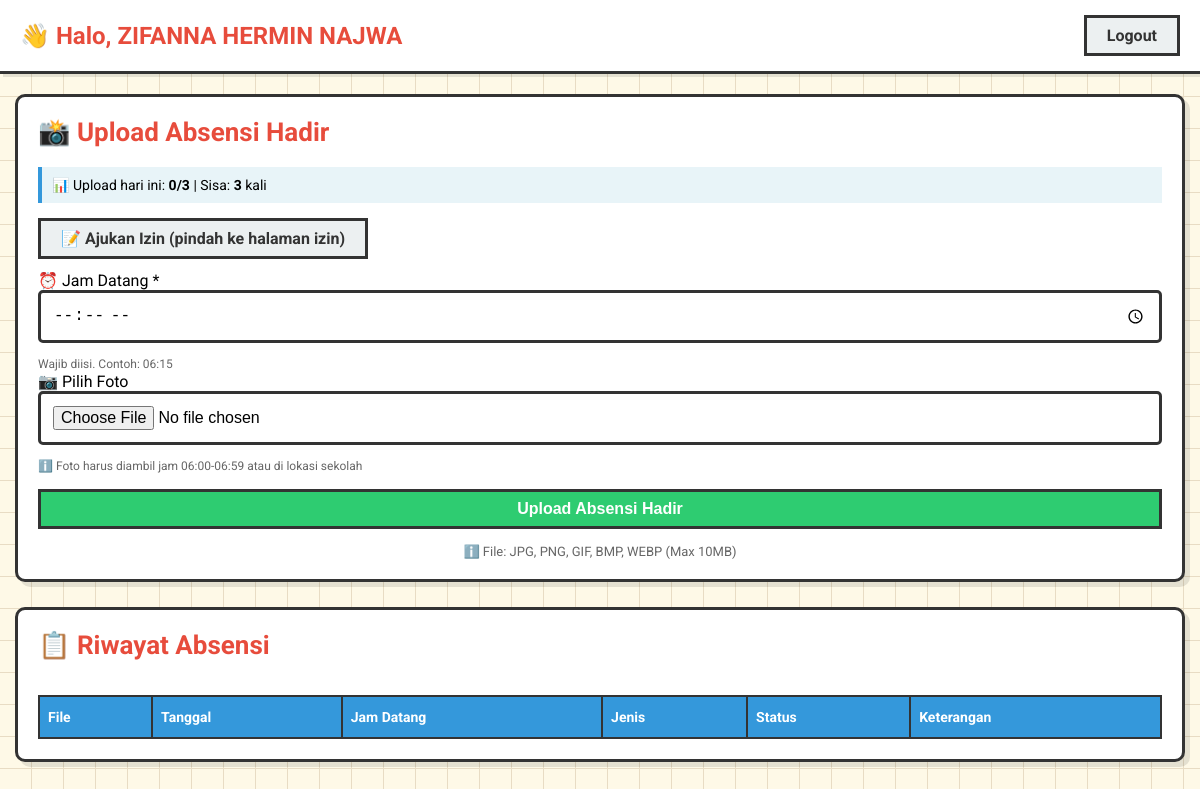
Before: /upload (signed in) with the older database file.
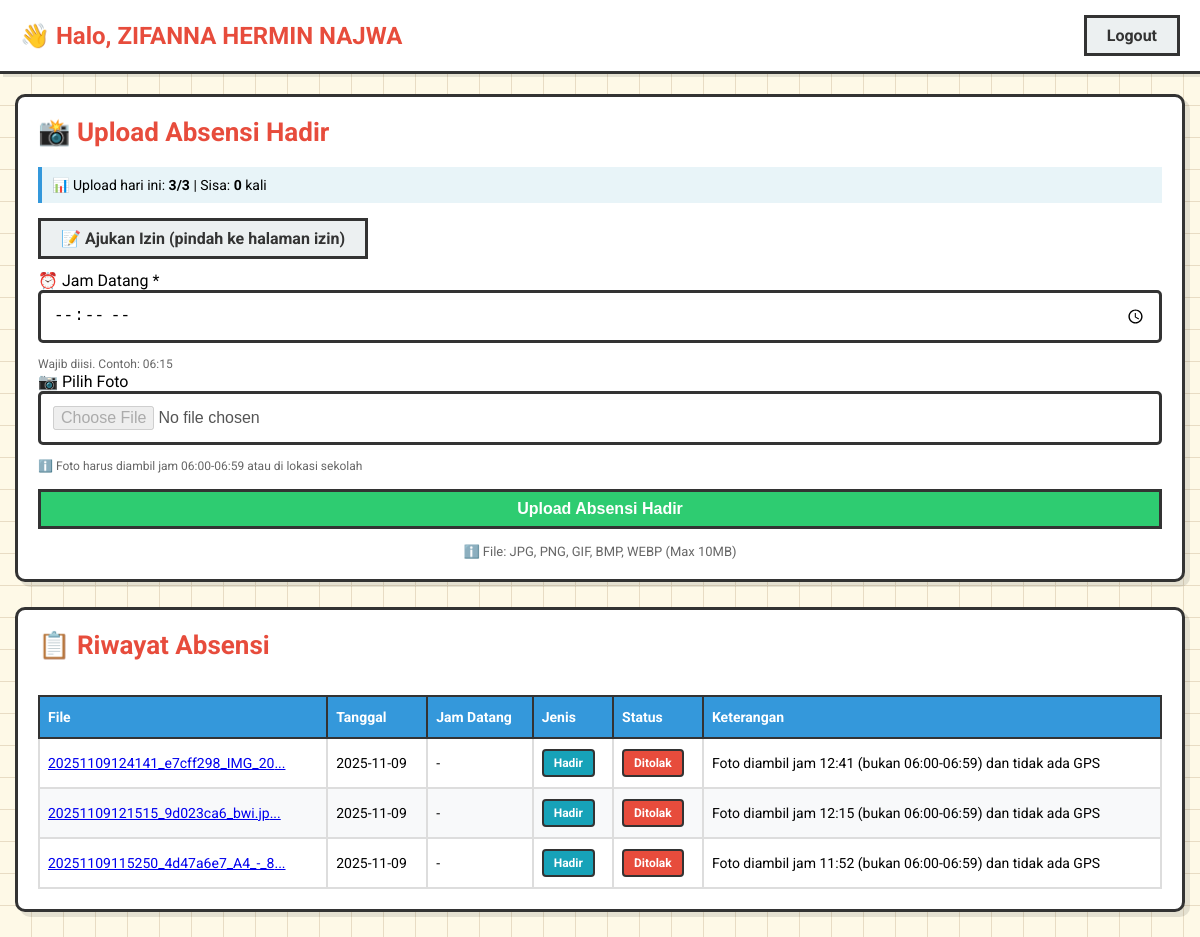
After: the same page with the newer database file.
### tables this page shows
CREATE TABLE absensi (
                    id INTEGER PRIMARY KEY AUTOINCREMENT,
                    user_id INTEGER NOT NULL,
                    filename TEXT NOT NULL,
                    tanggal TEXT NOT NULL,
                    datetime_exif TEXT,
                    latitude REAL,
                    longitude REAL,
                    status TEXT CHECK(status IN ('Pending', 'Disetujui', 'Ditolak')),
                    alasan TEXT,
                    exif_text TEXT,
                    jenis TEXT DEFAULT 'hadir' CHECK(jenis IN ('hadir', 'izin')),
                    keterangan_izin TEXT,
                    created_at TIMESTAMP DEFAULT CURRENT_TIMESTAMP, jam_datang TEXT,
                    FOREIGN KEY(user_id) REFERENCES users(id) ON DELETE CASCADE
                 );

### app.py (the view, shortened to what this page needs)
@app.route('/upload', methods=['GET','POST'])
@login_required
def upload():
    cleanup_old_photos_async()
    upload_count = count_today_uploads(session['user_id'])
    remaining = MAX_UPLOAD_PER_DAY - upload_count
    conn = get_db_conn()
    c = conn.cursor()
    c.execute("""SELECT filename,tanggal,jenis,status,alasan,keterangan_izin,jam_datang
                 FROM absensi WHERE user_id=? ORDER BY id DESC LIMIT 50""",
              (session['user_id'],))
    rows = c.fetchall()
    conn.close()
    return render_template('index.html', username=session.get('nama'), uploads=rows,
                         upload_count=upload_count, remaining=remaining, max_upload=MAX_UPLOAD_PER_DAY)

### app.py (called while the page is built)
def login_required(f):
    @wraps(f)
    def decorated_function(*args, **kwargs):
        if 'user_id' not in session:
            flash("Silakan login terlebih dahulu", "warning")
            return redirect(url_for('login'))
        return f(*args, **kwargs)
    return decorated_function

def get_db_conn():
    conn = sqlite3.connect(DATABASE)
    conn.row_factory = sqlite3.Row
    conn.execute("PRAGMA foreign_keys = ON")
    return conn

def count_today_uploads(user_id):
    conn = get_db_conn()
    c = conn.cursor()
    today = datetime.now().strftime("%Y-%m-%d")
    c.execute("SELECT COUNT(*) as count FROM absensi WHERE user_id=? AND tanggal=?", (user_id, today))
    result = c.fetchone()
    conn.close()
    return result['count'] if result else 0

### templates/index.html (shortened to what this page needs)
<!doctype html>
<html lang="id">
<head>
</head>
<body>
<nav>
  <span class="navbar-brand">👋 Halo, {{ username | upper }}</span>
  <div>
    <a class="btn btn-outline-secondary" href="/logout">Logout</a>
  </div>
</nav>
<div class="container">
  <div class="card">
    <h5>📸 Upload Absensi Hadir</h5>
    <div class="upload-info">
      📊 Upload hari ini: <strong>{{ upload_count }}/{{ max_upload }}</strong> |
      Sisa: <strong>{{ remaining }}</strong> kali
    </div>
    <div style="margin-bottom:12px;">
      <a class="btn btn-outline-secondary" href="/izin">📝 Ajukan Izin (pindah ke halaman izin)</a>
    </div>
    <form method="post" action="/upload" enctype="multipart/form-data">
      <div class="form-group">
        <label>⏰ Jam Datang *</label>
        <input class="form-control" type="time" name="jam_datang" required>
        <small style="color:#666;font-size:12px;">Wajib diisi. Contoh: 06:15</small>
      </div>
      <div class="form-group">
        <label>📷 Pilih Foto</label>
        <input class="form-control" type="file" name="file" accept="image/*" required
               {% if remaining <= 0 %}disabled{% endif %}>
        <small style="color:#666;font-size:12px;">ℹ️ Foto harus diambil jam 06:00-06:59 atau di lokasi sekolah</small>
      </div>
      <div class="submit-btn-container">
        <button class="btn btn-success" type="submit" style="width:100%;" {% if remaining <= 0 %}disabled{% endif %}>
          Upload Absensi Hadir
        </button>
      </div>
    </form>
    <p style="margin-top:15px;font-size:13px;color:#666;text-align:center;">
      ℹ️ File: JPG, PNG, GIF, BMP, WEBP (Max 10MB)
    </p>
  </div>
  <div class="card">
    <h5>📋 Riwayat Absensi</h5>
    <div class="table-responsive">
      <table>
        <thead>
          <tr>
            <th>File</th>
            <th>Tanggal</th>
            <th>Jam Datang</th>
            <th>Jenis</th>
            <th>Status</th>
            <th>Keterangan</th>
          </tr>
        </thead>
        <tbody>
          {% for r in uploads %}
            <tr>
              <td><a href="/uploads/{{ r['filename'] }}" target="_blank">{{ r['filename'][:30] }}...</a></td>
              <td>{{ r['tanggal'] }}</td>
              <td>{{ r['jam_datang'] or '-' }}</td>
              <td>
                {% if r['jenis'] == 'izin' %}
                  <span class="badge badge-izin">Izin</span>
                {% else %}
                  <span class="badge badge-hadir">Hadir</span>
                {% endif %}
              </td>
              <td>
                {% if r['status'] == 'Disetujui' %}
                  <span class="badge bg-success">Disetujui</span>
                {% elif r['status'] == 'Pending' %}
                  <span class="badge bg-warning">Pending</span>
                {% else %}
                  <span class="badge bg-danger">Ditolak</span>
                {% endif %}
              </td>
              <td>
                {% if r['jenis'] == 'izin' and r['keterangan_izin'] %}
                  <strong>Izin:</strong> {{ r['keterangan_izin'][:50] }}{% if r['keterangan_izin']|length > 50 %}...{% endif %}
                  <br><small style="color:#666;">{{ r['alasan'] }}</small>
                {% else %}
                  {{ r['alasan'] }}
                {% endif %}
              </td>
            </tr>
          {% endfor %}
        </tbody>
      </table>
    </div>
  </div>
</div>
</body>
</html>

Changed rows visible on the page:
added absensi: filename "20251109124141_e7cff298_IMG_20", tanggal "2025-11-09", r "-", jenis "Hadir", status "Ditolak", alasan "Foto diambil jam 12:41 (bukan 06:00-06:59) dan tidak ada GPS"
added absensi: filename "20251109121515_9d023ca6_bwi.jp", tanggal "2025-11-09", r "-", jenis "Hadir", status "Ditolak", alasan "Foto diambil jam 12:15 (bukan 06:00-06:59) dan tidak ada GPS"
added absensi: filename "20251109115250_4d47a6e7_A4_-_8", tanggal "2025-11-09", r "-", jenis "Hadir", status "Ditolak", alasan "Foto diambil jam 11:52 (bukan 06:00-06:59) dan tidak ada GPS"
Other visible differences:
{{ upload_count }}: "0" → "3"
{{ remaining }}: "3" → "0"
